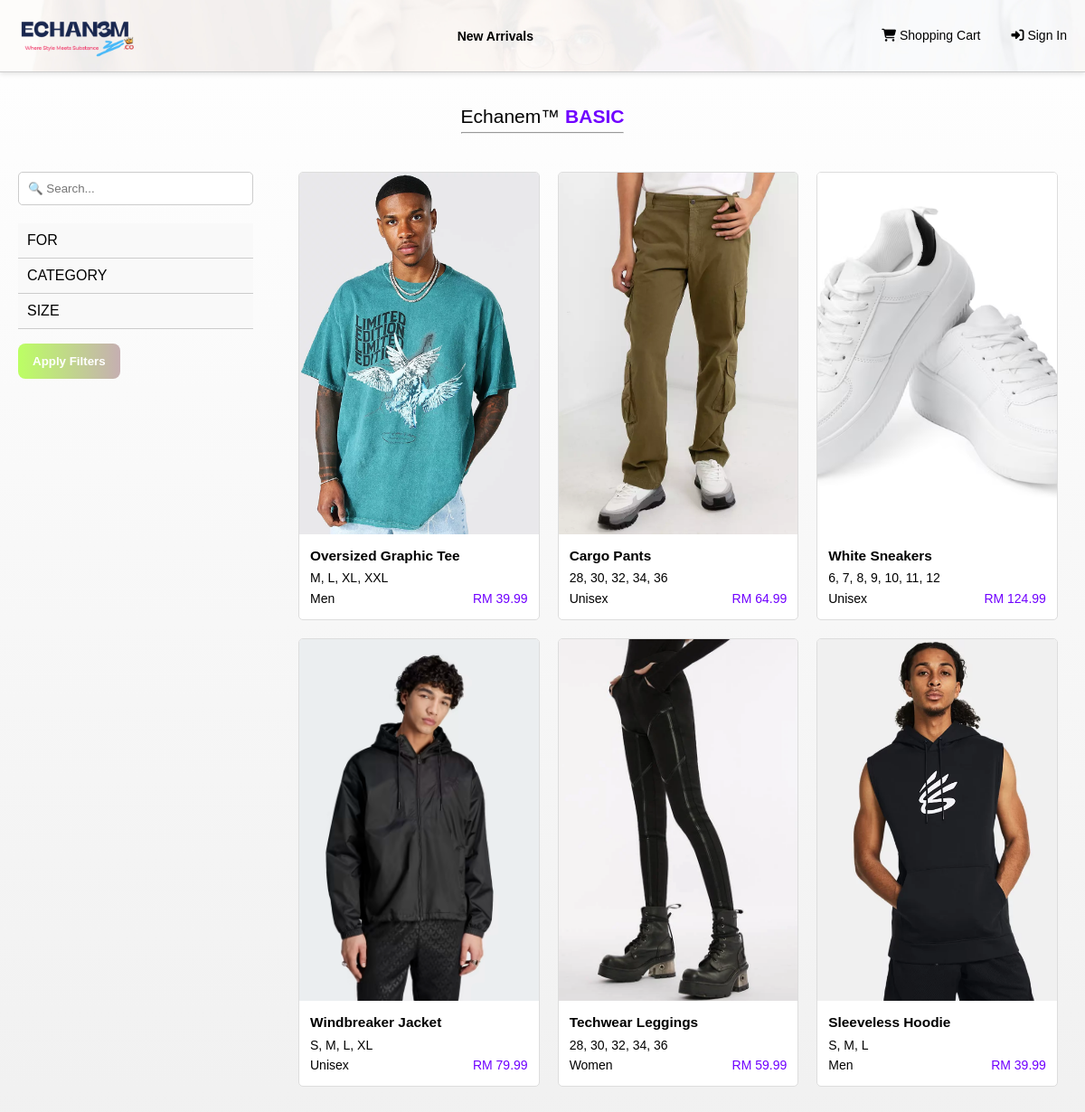
/page/catalogue.php, run on the app's committed database.
### tables this page shows
CREATE TABLE `products` (
  `id` int(11) NOT NULL,
  `name` varchar(100) NOT NULL,
  `description` text DEFAULT NULL,
  `price` decimal(10,2) NOT NULL,
  `sizes` longtext NOT NULL CHECK (json_valid(`sizes`)),
  `category` varchar(100) NOT NULL,
  `gendertype` varchar(100) NOT NULL,
  `stock` int(11) NOT NULL,
  `image_url` varchar(255) DEFAULT NULL,
  `created_at` timestamp NOT NULL DEFAULT current_timestamp()
);

### page/catalogue.php (the view, shortened to what this page needs)
<?php
include ('../incl/web_title_alt.html');
if (isset($_SESSION['user_id'])) {
    $cus_name = $_SESSION['user_name'];
    $greet = "Hello, " . $cus_name;
    $profile_button = '<a href="profile.php"><i class="fas fa-user"></i> My Profile</a>';
    $log_button = '<a href="../access/logout.php" onclick="return confirm(\'Are you sure you want to logout?\')"><i class="fas fa-sign-out"></i> Logout</a>';
} else {
    $log_button = '<a href="../access/login.php"><i class="fas fa-sign-in-alt"></i> Sign In</a>';
}
?>
<body style="margin-top: 12.5vh;">
    <div class="title">
        <p>Echanem&#8482 <span>BASIC</span></p>
        <hr>
    </div>
    <div class="container">
        <div class="sidebar">
            <form method="GET" action="catalogue.php">
                <input type="text" name="search" placeholder="&#128269; Search...">
                <button type="button" class="collapsible">FOR</button>
                <button type="button" class="collapsible">CATEGORY</button>
                <button type="button" class="collapsible">SIZE</button>
                <button type="submit" id="apply-filter" class="grad-fx-plus">Apply Filters</button>
            </form>
        </div>
        <div class="catalog">
            <?php
            $query = "SELECT * FROM products WHERE 1";
            $r = mysqli_query($dbc, $query);
            if (!$r) {
                echo '<p>Error executing query: ' . mysqli_error($dbc) . '</p>';
            } else {
                if (mysqli_num_rows($r) > 0) {
                    while ($res = mysqli_fetch_array($r, MYSQLI_ASSOC)) {
                        $stok_low = $res['stock'];
                        if($stok_low > 0) {
                            ?>
                            <div class="card">
                                <img src="<?php echo htmlspecialchars($res['image_url']); ?>" alt="<?php echo htmlspecialchars($res['name']); ?>">
                                <div class="card-info">
                                    <p class="card-text"><?php echo htmlspecialchars($res['name']); ?></p>
                                    <div class="categorization">
                                        <?php
                                        $sizes_arr = json_decode($res['sizes'], true);
                                        $size_txt = implode(", ", $sizes_arr);
                                        ?>
                                        <p><?php echo htmlspecialchars($size_txt); ?></p>
                                    </div>
                                    <div class="gnp">
                                        <span><?php echo htmlspecialchars($res['gendertype']); ?></span>
                                        <p>RM <?php echo htmlspecialchars($res['price']); ?></p>
                                    </div>
                                </div>
                                <?php
                                if(!isset($_SESSION['user_id'])) { ?>
                                    <div class="card-buttons">
                                    </div>
                                <?php
                                }
                                ?>
                            </div>
                            <?php
                        } else {
                            ?>
                            <div class="card">
                                <img src="<?php echo htmlspecialchars($res['image_url']); ?>" alt="<?php echo htmlspecialchars($res['name']); ?>">
                                <div class="card-info">
                                    <p class="card-text"><?php echo htmlspecialchars($res['name']); ?></p>
                                    <div class="categorization">
                                        <?php
                                        $sizes_arr = json_decode($res['sizes'], true);
                                        $size_txt = implode(", ", $sizes_arr);
                                        ?>
                                        <p><?php echo htmlspecialchars($size_txt); ?></p>
                                    </div>
                                    <div class="gnp">
                                        <span><?php echo htmlspecialchars($res['gendertype']); ?></span>
                                        <p>RM <?php echo htmlspecialchars($res['price']); ?></p>
                                    </div>
                                </div>
                                <div class="card-buttons">
                                </div>
                            </div>
                            <?php
                        }
                    }
                } else {
                    echo '<p>No products available with the selected filters.</p>';
                }
            }
            ?>
        </div>
    </div>
</body>
</html>

### css/stail-iii.css (style rules this page uses)
html { font-family: 'Palanquin', sans-serif; font-size: 14px; }
body { display: flex; flex-direction: column; align-items: center; }
header { display: flex; justify-content: space-between; align-items: center; padding: 1rem 2rem; background-color: #fff; position: sticky; top: 0; z-index: 10; box-shadow: 0 2px 5px rgba(0, 0, 0, 0.1); }
a { text-decoration: none; transition: all 0.2s ease-in-out; }
.nav-links { display: flex; }
.dropdown .dropbtn { background-color: transparent; border: none; cursor: pointer; padding: 0.5rem 1rem; font-size: 1rem; color: #000; }
.account-section { display: flex; }
.account-section a { margin-left: 1rem; color: #000; text-decoration: none; }
.title { text-align: center; margin: 12px auto; font-size: 1.5rem; }
.title span { color: #7000ff; font-weight: bold; }
.container { display: flex; width: 100%; max-width: 1200px; }
.sidebar { width: 25%; padding: 20px; box-sizing: border-box; position: sticky; top: 0; align-self: flex-start; height: 100vh; overflow-y: auto; }
.catalog { width: 75%; display: flex; flex-wrap: wrap; padding: 20px; box-sizing: border-box; align-self: flex-start; }
.card { width: calc(33.33% - 20px); margin: 10px; border: 1px solid #ddd; border-radius: 5px; background-color: #fff; box-sizing: border-box; position: relative; overflow: hidden; }
.card-buttons { position: absolute; bottom: 0; left: 0; width: 100%; display: flex; justify-content: space-around; padding: 30px 0; background: rgba(0,0,0, 0.75); color: white; transform: translateY(100%); transition: transform 0.3s ease-in-out; }
.card img { width: 100%; height: 400px; object-fit: cover;; }
.card-info { padding: 12px; }
.card-text { font-size: 1.1em; font-weight: bold; margin-bottom: 1px; text-align: left; }
.gnp { font-size: 1em; text-align: left; display: flex; width: 100%; justify-content: space-between; }
.gnp p { color: #7000ff; }
.sidebar input[type="text"] { width: 100%; padding: 10px; margin-top: 10px; margin-bottom: 20px; border: 1px solid #ccc; border-radius: 5px; }
.collapsible { background-color: #f9f9f9; color: black; cursor: pointer; padding: 10px; width: 100%; border: none; text-align: left; outline: none; font-size: 16px; border-bottom: 1px solid #ccc; }
#apply-filter { padding: 12px 16px; margin: 16px 0; border: none; border-radius: 8px; font-weight: bold; color: white; cursor: pointer; }

### css/stail-sweetfx.css (style rules this page uses)
.grad-fx-plus { background: linear-gradient(270deg, #ff8b5d, #cf5eff, #bcff64); background-size: 400% 400%; -webkit-animation: gradient_fx 15s ease-in-out infinite; -moz-animation: gradient_fx 15s ease-in-out infinite; -o-animation: gradient_fx 15s ease-in-out infinite; animation: gradient_fx 15s ease-in-out infinite; }

### css/stylehome.css (style rules this page uses)
* { margin: 0; padding: 0; box-sizing: border-box; }
body { font-family: Arial, sans-serif; background-color: #f0f0f0; background-image: linear-gradient(to bottom, #ffffff, #f0f0f0); line-height: 1.6; margin-bottom: 60px; position: relative; min-height: 100vh; }
header { display: flex; justify-content: space-between; align-items: center; padding: 10px 20px; background-color: #fff; border-bottom: 1px solid #ccc; position: fixed; top: 0; width: 100%; height: 10vh; z-index: 1000; margin: 0; background-repeat: no-repeat; background-size: cover; background-position: center; }
.nav-links { display: flex; gap: 20px; }
.nav-links .dropdown { position: relative; display: inline-block; }
.dropbtn { border: none; background: none; font-weight: bold; }
.account-section { display: flex; align-items: center; gap: 20px; }
.account-section a { text-decoration: none; color: black; }
img { width: 100%; vertical-align: middle; }

### data on the page
products: image_url (picture), name "Oversized Graphic Tee", sizes "M, L, XL, XXL", gendertype "Men", price "39.99"
products: image_url (picture), name "Cargo Pants", sizes "28, 30, 32, 34, 36", gendertype "Unisex", price "64.99"
products: image_url (picture), name "White Sneakers", sizes "6, 7, 8, 9, 10, 11, 12", gendertype "Unisex", price "124.99"
products: image_url (picture), name "Windbreaker Jacket", sizes "S, M, L, XL", gendertype "Unisex", price "79.99"
products: image_url (picture), name "Techwear Leggings", sizes "28, 30, 32, 34, 36", gendertype "Women", price "59.99"
products: image_url (picture), name "Sleeveless Hoodie", sizes "S, M, L", gendertype "Men", price "39.99"
